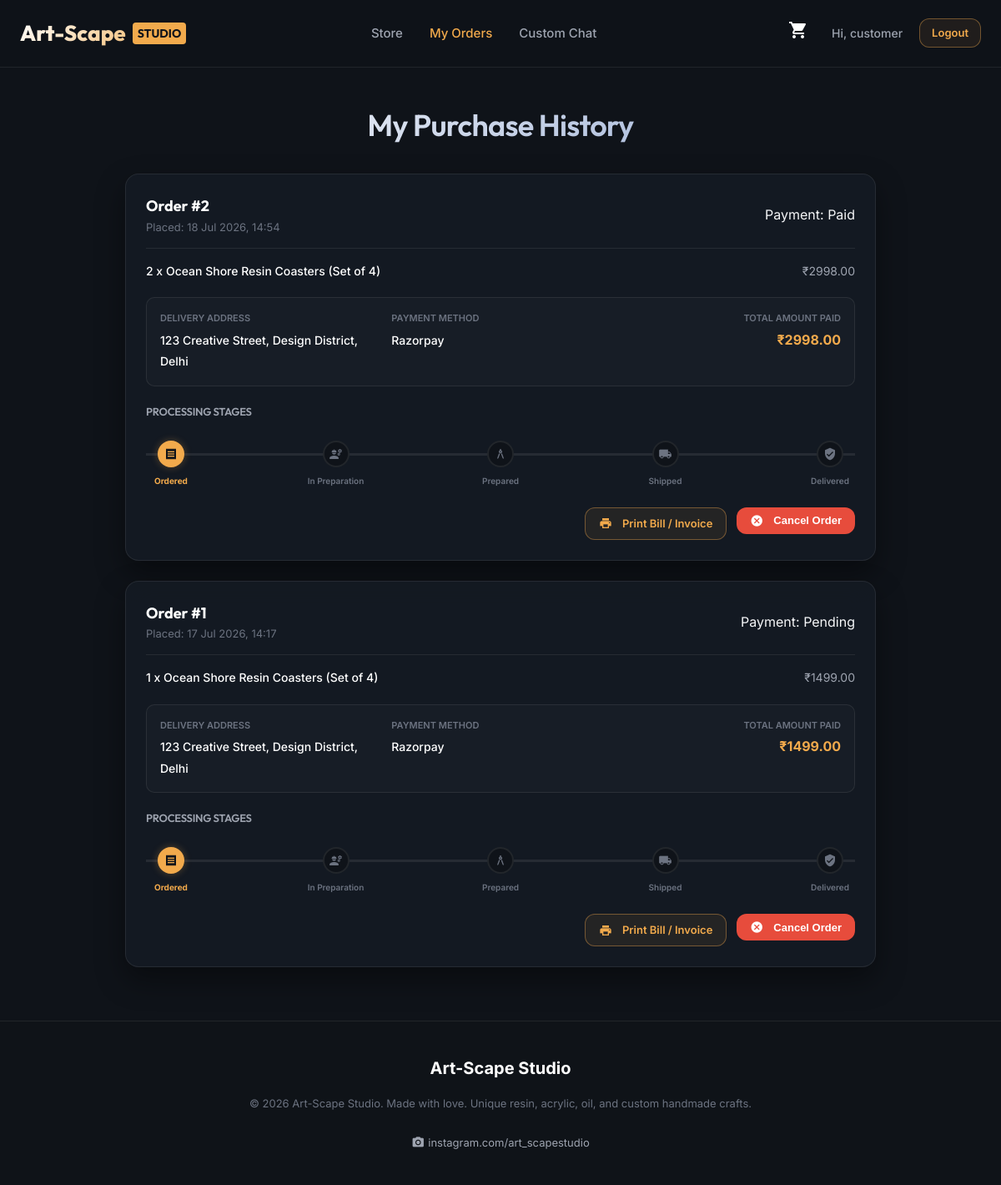
/previous-orders/ (signed in), run on the app's committed database.
### shop/models.py (models this page shows, shortened)
class Order(models.Model):
    STATUS_CHOICES = [
        ('Pending', 'Pending'),
        ('Processing', 'Processing ("In Preparation")'),
        ('Completed', 'Completed ("Prepared")'),
        ('Shipped', 'Shipped'),
        ('Delivered', 'Delivered'),
        ('Cancelled', 'Cancelled'),
    ]
    PAYMENT_STATUS_CHOICES = [
        ('Pending', 'Pending'),
        ('Paid', 'Paid'),
        ('Failed', 'Failed'),
    ]
    user = models.ForeignKey(User, on_delete=models.SET_NULL, null=True, blank=True, related_name='orders')
    name = models.CharField(max_length=100)
    email = models.EmailField()
    phone = models.CharField(max_length=15)
    address = models.TextField()
    total_amount = models.DecimalField(max_digits=10, decimal_places=2)
    status = models.CharField(max_length=20, choices=STATUS_CHOICES, default='Pending')
    payment_status = models.CharField(max_length=20, choices=PAYMENT_STATUS_CHOICES, default='Pending')
    razorpay_order_id = models.CharField(max_length=100, blank=True, null=True)
    razorpay_payment_id = models.CharField(max_length=100, blank=True, null=True)
    razorpay_signature = models.CharField(max_length=200, blank=True, null=True)
    payment_method = models.CharField(max_length=20, default='Razorpay')
    upi_transaction_id = models.CharField(max_length=50, blank=True, null=True)
    custom_text = models.TextField(blank=True, null=True)
    custom_voice = models.FileField(upload_to=get_voice_note_path, blank=True, null=True)
    created_at = models.DateTimeField(auto_now_add=True)
    updated_at = models.DateTimeField(auto_now=True)

class OrderItem(models.Model):
    order = models.ForeignKey(Order, on_delete=models.CASCADE, related_name='items')
    product = models.ForeignKey(Product, on_delete=models.SET_NULL, null=True)
    name = models.CharField(max_length=200)
    price = models.DecimalField(max_digits=10, decimal_places=2)
    quantity = models.PositiveIntegerField(default=1)
    def get_total_price(self):
        return self.price * self.quantity

### shop/views.py (the view)
# urls.py: path('previous-orders/', views.previous_orders_view, name='previous_orders'),
@login_required
def previous_orders_view(request):
    orders = Order.objects.filter(user=request.user).order_by('-created_at')
    notifications = OrderNotification.objects.filter(user=request.user, is_read=False)
    notifications_list = list(notifications)
    notifications.update(is_read=True)
    return render(request, 'shop/previous_orders.html', {
        'orders': orders,
        'notifications': notifications_list
    })

### shop/templates/shop/previous_orders.html (shortened to what this page needs)
{% extends 'shop/base.html' %}
{% load static %}
{% block content %}
<div class="orders-container">
    <h1 class="page-title">My Purchase History</h1>
    {% if orders %}
        {% for order in orders %}
            <div class="order-card glass-panel" id="order-card-{{ order.id }}">
                <div class="order-header">
                    <div>
                        <div class="order-id">Order #{{ order.id }}</div>
                        <div class="order-date">Placed: {{ order.created_at|date:"d M Y, H:i" }}</div>
                    </div>
                    <div>
                        <span class="status-badge {% if order.payment_status == 'Paid' %}status-paid{% else %}status-pending{% endif %}">
                            Payment: {{ order.payment_status }}
                        </span>
                    </div>
                </div>
                <div class="order-items">
                    {% for item in order.items.all %}
                        <div class="order-item-row">
                            <span style="color:#ffffff; font-weight:500;">{{ item.quantity }} x {{ item.name }}</span>
                            <span style="color:var(--text-sub);">₹{{ item.get_total_price }}</span>
                        </div>
                    {% endfor %}
                </div>
                <div class="order-meta-grid">
                    <div class="meta-item">
                        <label>Delivery Address</label>
                        <span>{{ order.address }}</span>
                    </div>
                    <div class="meta-item">
                        <label>Payment Method</label>
                        <span>{{ order.payment_method }}{% if order.upi_transaction_id %} (UTR: {{ order.upi_transaction_id }}){% endif %}</span>
                    </div>
                    <div class="meta-item" style="text-align:right;">
                        <label>Total Amount Paid</label>
                        <span style="color:var(--primary); font-size:16px; font-weight:700;">₹{{ order.total_amount }}</span>
                    </div>
                </div>
                {% if order.status != 'Cancelled' %}
                    <h4 style="font-size:13px; color:var(--text-sub); text-transform:uppercase; margin-bottom:12px;">Processing Stages</h4>
                    <div class="progress-steps">
                        {% with status=order.status %}
                        <div class="step-node {% if status == 'Pending' %}active{% else %}completed{% endif %}">
                            <div class="step-circle">
                                <span class="material-icons">receipt</span>
                            </div>
                            <div class="step-label">Ordered</div>
                        </div>
                        <div class="step-node {% if status == 'Processing' %}active{% elif status == 'Completed' or status == 'Shipped' or status == 'Delivered' %}completed{% endif %}">
                            <div class="step-circle">
                                <span class="material-icons">engineering</span>
                            </div>
                            <div class="step-label">In Preparation</div>
                        </div>
                        <div class="step-node {% if status == 'Completed' %}active{% elif status == 'Shipped' or status == 'Delivered' %}completed{% endif %}">
                            <div class="step-circle">
                                <span class="material-icons">architecture</span>
                            </div>
                            <div class="step-label">Prepared</div>
                        </div>
                        <div class="step-node {% if status == 'Shipped' %}active{% elif status == 'Delivered' %}completed{% endif %}">
                            <div class="step-circle">
                                <span class="material-icons">local_shipping</span>
                            </div>
                            <div class="step-label">Shipped</div>
                        </div>
                        <div class="step-node {% if status == 'Delivered' %}active{% endif %}">
                            <div class="step-circle">
                                <span class="material-icons">verified_user</span>
                            </div>
                            <div class="step-label">Delivered</div>
                        </div>
                        {% endwith %}
                    </div>
                {% else %}
                    <div style="background: rgba(231,76,60,0.1); border:1px solid rgba(231,76,60,0.2); padding:12px; border-radius:8px; color:#e74c3c; font-size:13px; text-align:center; font-weight:600; margin-bottom:20px;">
                        This order has been Cancelled.
                    </div>
                {% endif %}
                <div class="action-btn-row">
                    <a href="{% url 'invoice_view' order.id %}" target="_blank" class="glow-btn-secondary" style="padding: 8px 16px; font-size: 13px;">
                        <span class="material-icons" style="font-size:16px; vertical-align:middle; margin-right:4px;">print</span> Print Bill / Invoice
                    </a>
                    {% if order.status == 'Pending' %}
                        <form action="{% url 'cancel_order' order.id %}" method="POST" onsubmit="return confirm('Are you sure you want to cancel this order?');" style="display:inline;">
                            <button type="submit" class="glow-btn" style="background:#e74c3c; color:#ffffff; padding: 8px 16px; font-size:13px; box-shadow:none;">
                                <span class="material-icons" style="font-size:16px; vertical-align:middle; margin-right:4px;">cancel</span> Cancel Order
                            </button>
                        </form>
                    {% endif %}
                </div>
            </div>
        {% endfor %}
    {% endif %}
</div>
{% endblock %}

### shop/templates/shop/base.html (shortened to what this page needs)
{% load static %}
<!DOCTYPE html>
<html lang="en">
<head>
    <link rel="stylesheet" href="{% static 'shop/style.css' %}">
</head>
<body>
    <header class="navbar">
        <div class="container nav-container">
            <a href="{% url 'home' %}" class="logo">
                Art-Scape <span>STUDIO</span>
            </a>
            <nav>
                <ul class="nav-links">
                    <li><a href="{% url 'home' %}" class="{% if request.resolver_match.url_name == 'home' %}active{% endif %}">Store</a></li>
                    {% if request.user.is_authenticated %}
                        {% if request.user.is_staff %}
                            <li><a href="{% url 'admin_dashboard' %}" class="{% if request.resolver_match.url_name == 'admin_dashboard' %}active{% endif %}" style="color: var(--primary); font-weight:700;">Admin Panel</a></li>
                        {% else %}
                            <li><a href="{% url 'previous_orders' %}" class="{% if request.resolver_match.url_name == 'previous_orders' %}active{% endif %}">My Orders</a></li>
                            <li><a href="{% url 'chat' %}" class="{% if request.resolver_match.url_name == 'chat' %}active{% endif %}">Custom Chat</a></li>
                        {% endif %}
                    {% endif %}
                </ul>
            </nav>
            <div class="nav-actions">
                {% if request.user.is_authenticated %}
                    <a href="{% url 'cart_detail' %}" class="cart-icon" title="View Cart">
                        <span class="material-icons" style="color: #ffffff;">shopping_cart</span>
                    </a>
                    <span style="color: var(--text-sub); font-size:14px; font-weight:500;">
                        Hi, {{ request.user.username }}
                    </span>
                    <a href="{% url 'logout' %}" class="glow-btn-secondary" style="padding: 6px 14px; font-size: 13px; font-weight: 600; color: var(--primary); border: 1px solid rgba(242, 168, 76, 0.4); background: rgba(242, 168, 76, 0.08);">
                        Logout
                    </a>
                {% else %}
                    <a href="{% url 'login' %}" style="color: var(--text-sub); font-size: 14px; font-weight:500; margin-right:10px;">Login</a>
                    <a href="{% url 'register' %}" class="glow-btn" style="padding: 8px 16px; font-size:14px;">Sign Up</a>
                {% endif %}
            </div>
        </div>
    </header>
    <main style="flex: 1; padding: 40px 0;">
        <div class="container">
            {% block content %}{% endblock %}
        </div>
    </main>
    <footer>
        <div class="container footer-content">
            <div class="footer-logo">Art-Scape Studio</div>
            <p class="footer-text">© 2026 Art-Scape Studio. Made with love. Unique resin, acrylic, oil, and custom handmade crafts.</p>
            <div style="display: flex; gap: 16px; margin-top: 10px;">
                <a href="https://www.instagram.com/art_scapestudio?igsh=c3F6cGxqem56ZHE0" target="_blank" style="color: var(--text-sub); font-size:13px; display: inline-flex; align-items:center; gap: 4px;">
                    <span class="material-icons" style="font-size:16px;">camera_alt</span> instagram.com/art_scapestudio
                </a>
            </div>
        </div>
    </footer>
</body>
</html>

### shop/static/shop/style.css (style rules this page uses)
:root { --bg-dark: #0f1319; --bg-card: rgba(22, 28, 38, 0.75); --bg-card-hover: rgba(30, 38, 52, 0.9); --border-color: rgba(255, 255, 255, 0.08); --border-hover: rgba(255, 255, 255, 0.18); --primary: #f2aa4c; --primary-hover: #e09738; --secondary: #92a8d1; --accent: #ff6f61; --text-main: #f5f6f8; --text-sub: #9ea4b0; --text-muted: #6c7381; --font-heading: 'Outfit', 'Inter', system-ui, -apple-system, sans-serif; --font-body: 'Inter', system-ui, -apple-system, sans-serif; --transition-smooth: all 0.3s cubic-bezier(0.4, 0, 0.2, 1); --shadow-premium: 0 15px 35px rgba(0, 0, 0, 0.4); --shadow-glow: 0 0 20px rgba(242, 168, 76, 0.2); }
* { margin: 0; padding: 0; box-sizing: border-box; }
body { background-color: var(--bg-dark); font-family: var(--font-body); color: var(--text-main); min-height: 100vh; display: flex; flex-direction: column; overflow-x: hidden; line-height: 1.6; }
h1, h2, h3, h4, h5, h6 { font-family: var(--font-heading); font-weight: 600; letter-spacing: -0.02em; color: #ffffff; }
a { color: inherit; text-decoration: none; transition: var(--transition-smooth); }
.container { width: 100%; max-width: 1200px; margin: 0 auto; padding: 0 24px; }
.glass-panel { background: var(--bg-card); backdrop-filter: blur(16px); -webkit-backdrop-filter: blur(16px); border: 1px solid var(--border-color); border-radius: 16px; box-shadow: var(--shadow-premium); transition: var(--transition-smooth); }
.glow-btn { background: var(--primary); color: #0f1319; padding: 12px 28px; border-radius: 12px; font-weight: 600; border: none; cursor: pointer; display: inline-flex; align-items: center; justify-content: center; gap: 8px; transition: var(--transition-smooth); box-shadow: var(--shadow-glow); }
.glow-btn-secondary { background: rgba(242, 168, 76, 0.08); color: var(--primary); padding: 11px 27px; border-radius: 12px; font-weight: 600; border: 1px solid rgba(242, 168, 76, 0.4); cursor: pointer; display: inline-flex; align-items: center; justify-content: center; gap: 8px; transition: var(--transition-smooth); }
.navbar { display: flex; justify-content: space-between; align-items: center; padding: 16px 0; border-bottom: 1px solid var(--border-color); background: rgba(15, 19, 25, 0.85); position: sticky; top: 0; z-index: 100; backdrop-filter: blur(12px); }
.navbar .nav-container { display: flex; justify-content: space-between; align-items: center; width: 100%; }
.navbar .logo { font-size: 26px; font-weight: 800; font-family: var(--font-heading); background: linear-gradient(135deg, #ffffff 0%, var(--primary) 100%); -webkit-background-clip: text; background-clip: text; -webkit-text-fill-color: transparent; display: flex; align-items: center; gap: 8px; }
.navbar .logo span { font-size: 14px; background: var(--primary); -webkit-text-fill-color: #0f1319; padding: 2px 6px; border-radius: 4px; font-weight: 700; }
.nav-links { display: flex; align-items: center; list-style: none; gap: 32px; }
.nav-links a { font-size: 15px; font-weight: 500; color: var(--text-sub); }
.nav-links a:hover, .nav-links a.active { color: var(--primary); }
.nav-actions { display: flex; align-items: center; gap: 20px; }
.cart-icon { position: relative; padding: 8px; }
footer { margin-top: auto; border-top: 1px solid var(--border-color); padding: 40px 0; background: rgba(15, 19, 25, 0.95); text-align: center; }
.footer-content { display: flex; flex-direction: column; align-items: center; gap: 16px; }
.footer-logo { font-size: 20px; font-weight: 700; color: #ffffff; }
.footer-text { font-size: 13px; color: var(--text-muted); }
.page-title { font-size: 36px; margin-bottom: 30px; text-align: center; background: linear-gradient(135deg, #ffffff 0%, var(--secondary) 100%); -webkit-background-clip: text; background-clip: text; -webkit-text-fill-color: transparent; }

### data on the page
Order: id "2", created_at "18 Jul 2026, 14:54", payment_status "Paid", address "123 Creative Street, Design District, Delhi", payment_method "Razorpay", total_amount "2998.00", status "PROCESSING STAGES"
OrderItem: quantity "2", name "Ocean Shore Resin Coasters (Set of 4)", get_total_price "2998.00"
Order: id "1", created_at "17 Jul 2026, 14:17", payment_status "Pending", address "123 Creative Street, Design District, Delhi", payment_method "Razorpay", total_amount "1499.00", status "PROCESSING STAGES"
OrderItem: quantity "1", name "Ocean Shore Resin Coasters (Set of 4)", get_total_price "1499.00"

### other printed values
{{ request.user.username }} "customer"
